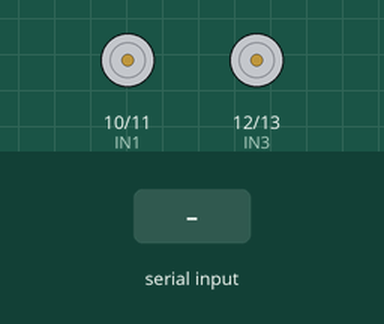
The sketch below on a simulated Arduino Uno, built with avr-gcc and run on an emulated ATmega328P. Parts: motor-driver pin pairs drawn as motors (green arrow = first pin HIGH = forward, orange = second pin HIGH = backward, longer = more drive). Inputs (shaded band) come from the test bench. What the sketch prints to the serial monitor is not drawn.

Above: at 1.2 s.
1.3 s: "F" received over the second serial link
At 2.4 s:
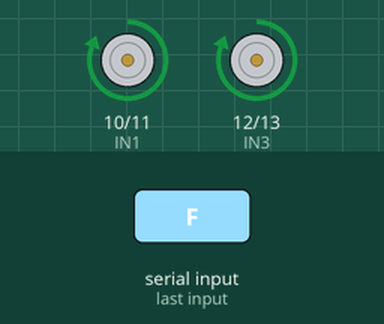
2.8 s: "B" received over the second serial link
At 3.6 s:
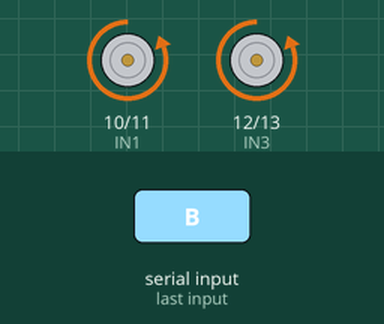
4.3 s: "L" received over the second serial link
At 4.7 s:
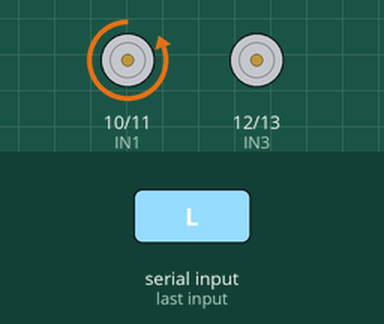
5.8 s: "R" received over the second serial link
At 7.0 s:
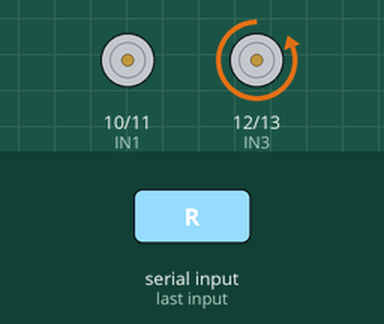
7.3 s: "G" received over the second serial link
At 8.2 s:
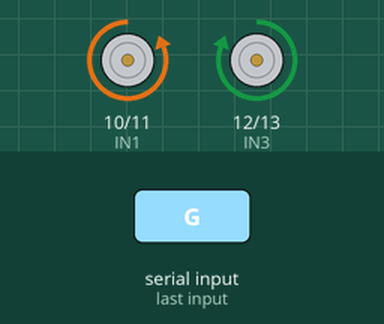
8.8 s: "I" received over the second serial link
At 9.3 s:
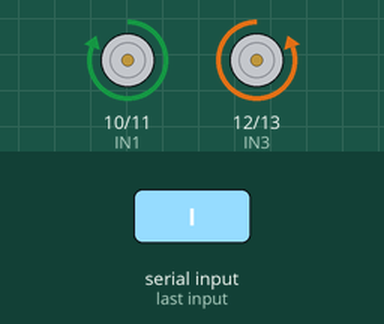
Timing chart, 0 to 11.3 s (numbered marks = the images above; inputs shaded):
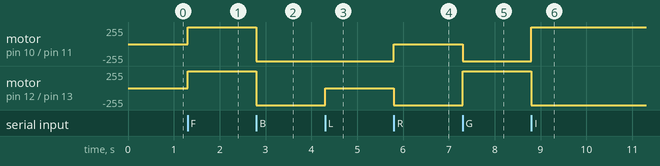

Measured:
- after the input at 1.3 s, motor on pin 10 (IN1) / pin 11 (IN2), motor on pin 12 (IN3) / pin 13 (IN4): stopped → forward 255/255 at once
- after the input at 2.8 s, motor on pin 10 (IN1) / pin 11 (IN2), motor on pin 12 (IN3) / pin 13 (IN4): forward 255/255 → backward 255/255 at once
- after the input at 4.3 s, motor on pin 12 (IN3) / pin 13 (IN4): backward 255/255 → stopped at once
- after the input at 5.8 s, motor on pin 10 (IN1) / pin 11 (IN2): backward 255/255 → stopped at once; motor on pin 12 (IN3) / pin 13 (IN4): stopped → backward 255/255 at once
- after the input at 7.3 s, motor on pin 10 (IN1) / pin 11 (IN2): stopped → backward 255/255 at once; motor on pin 12 (IN3) / pin 13 (IN4): backward 255/255 → forward 255/255 at once
- after the input at 8.8 s, motor on pin 10 (IN1) / pin 11 (IN2): backward 255/255 → forward 255/255 at once; motor on pin 12 (IN3) / pin 13 (IN4): forward 255/255 → backward 255/255 at once

The sketch:

Home_Robo_Updated_13_April_2020.ino
```cpp
#include<SoftwareSerial.h>

#define TxD 8
#define RxD 9

#define IN1 10
#define IN2 11
#define IN3 12
#define IN4 13

SoftwareSerial bluetoothSerial(TxD, RxD);

char c;

int counter = 0;

void setup()

{
  bluetoothSerial.begin(9600);
  Serial.begin(9600);
  Serial.println("system started");
  pinMode(IN1, OUTPUT);
  pinMode(IN2, OUTPUT);
  pinMode(IN3, OUTPUT);
  pinMode(IN4, OUTPUT);

}

void loop()
{
    if(bluetoothSerial.available()){
      c = bluetoothSerial.read();
      Serial.println(c);
      if(c=='F'){
        forward();
        Serial.println("Moving Forward");
        Serial.print(c);
        counter = 0;

      }
      if(c=='B'){
        reverse();
        Serial.println("Taking Reverse");
        Serial.print(c);
        counter = 1;

      }
      if(c=='L' && counter == 0){
         left();
        Serial.println("Forward Left");
        Serial.print(c);

      }
      if(c=='R' && counter == 0){
        right();
        Serial.println("Forward Right");
        Serial.print(c);

      }
      if(c=='L' && counter == 1){
         Bleft();
        Serial.println("Backward Left");
        Serial.print(c);

      }
      if(c=='R' && counter == 1){
        Bright();
        Serial.println("Backward Right");
        Serial.print(c);

      }
       if(c=='G'){
        leftFull();
        Serial.println("Taking Full left turn");
        Serial.print(c);

      }
      if(c=='I'){
        rightFull();
        Serial.println("Taking Full Right turn");
        Serial.print(c);

      }
      if(c=='S'){
        stop();
        Serial.println("Stopping !!!!");
        Serial.print(c);

      }
    }
}

void forward()
{
  digitalWrite(IN1, HIGH);
  digitalWrite(IN2, LOW);
  digitalWrite(IN3, HIGH);
  digitalWrite(IN4, LOW);
}

void reverse()
{
  digitalWrite(IN1, LOW);
  digitalWrite(IN2, HIGH);
  digitalWrite(IN3, LOW);
  digitalWrite(IN4, HIGH);
}

void leftFull()
{
  digitalWrite(IN1, LOW);
  digitalWrite(IN2, HIGH);
  digitalWrite(IN3, HIGH);
  digitalWrite(IN4, LOW);
}

void left()
{
  digitalWrite(IN1, LOW);
  digitalWrite(IN2, LOW);
  digitalWrite(IN3, HIGH);
  digitalWrite(IN4, LOW);
}

void Bleft()
{
  digitalWrite(IN1, LOW);
  digitalWrite(IN2, HIGH);
  digitalWrite(IN3, LOW);
  digitalWrite(IN4, LOW);
}

void rightFull()
{
  digitalWrite(IN1, HIGH);
  digitalWrite(IN2, LOW);
  digitalWrite(IN3, LOW);
  digitalWrite(IN4, HIGH);

}

void right()
{
  digitalWrite(IN1, HIGH);
  digitalWrite(IN2, LOW);
  digitalWrite(IN3, LOW);
  digitalWrite(IN4, LOW);

}

void Bright()
{
  digitalWrite(IN1, LOW);
  digitalWrite(IN2, LOW);
  digitalWrite(IN3, LOW);
  digitalWrite(IN4, HIGH);

}
void stop()
{
  digitalWrite(IN1, LOW);
  digitalWrite(IN2, LOW);
  digitalWrite(IN3, LOW);
  digitalWrite(IN4, LOW);
}
```
